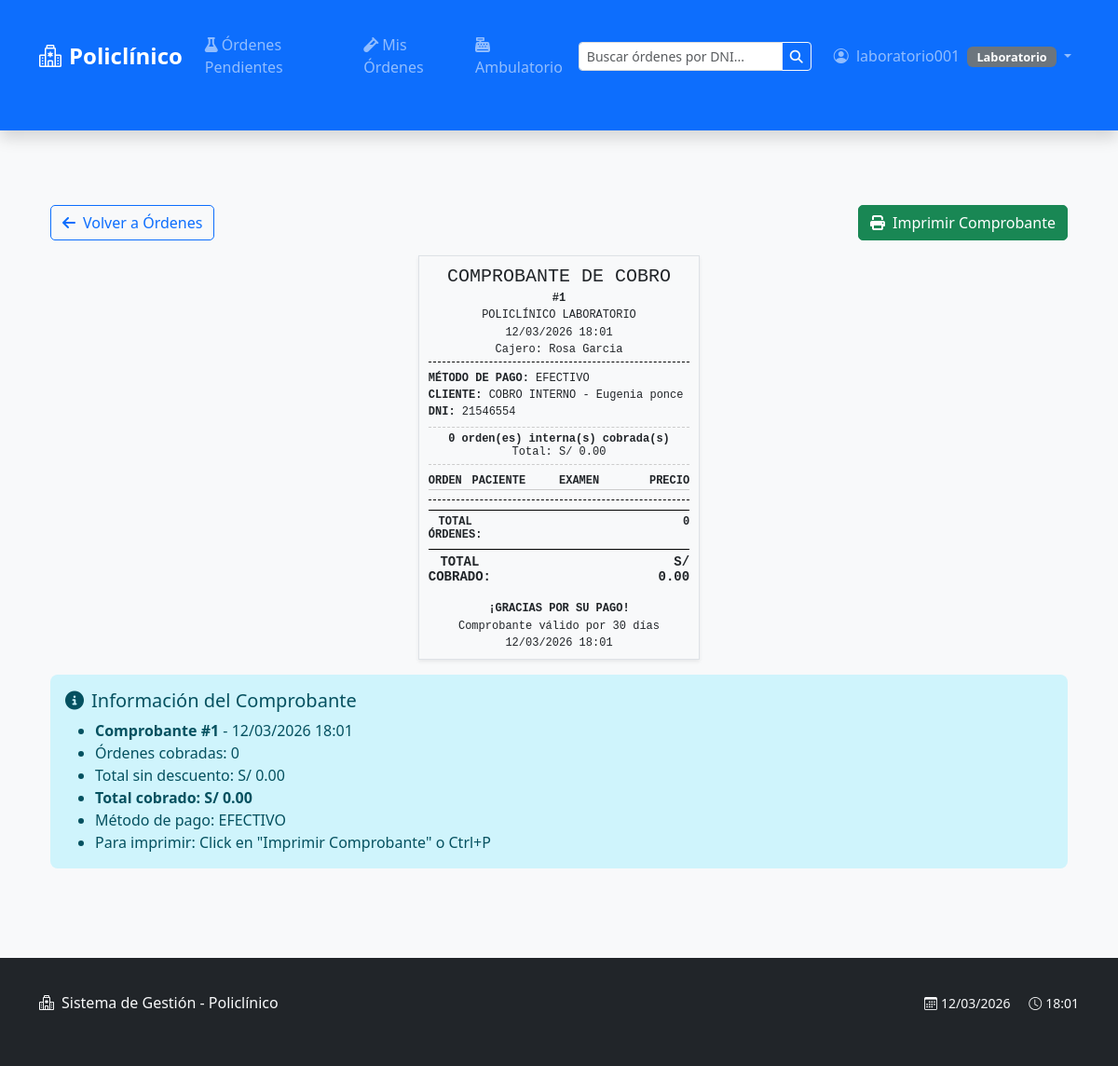
The app's page /consultas/laboratorio/ticket-cobro/1/ (signed in) with its own data.
### consultas/models.py (models this page shows, shortened)
class VentaAmbulatoria(models.Model):
    paciente_dni = models.CharField(max_length=15, verbose_name='DNI del Paciente')
    paciente_nombre = models.CharField(max_length=200, verbose_name='Nombre del Paciente')
    total = models.DecimalField(max_digits=10, decimal_places=2, verbose_name='Total (S/)')
    descuento_aplicado = models.DecimalField(
        max_digits=10,
        decimal_places=2,
        default=0,
        verbose_name='Descuento Aplicado (S/)'
    )
    fecha_creacion = models.DateTimeField(auto_now_add=True)
    usuario = models.ForeignKey(User, on_delete=models.PROTECT, verbose_name='Usuario que registró')
    class Meta:
        verbose_name = 'Venta Ambulatoria'
        verbose_name_plural = 'Ventas Ambulatorias'
        ordering = ['-fecha_creacion']

### consultas/views.py (the view, shortened to what this page needs)
# urls.py: path('laboratorio/ticket-cobro/<int:venta_id>/',views.ticket_cobro_interno,name='ticket_cobro_interno'),
@login_required
@user_passes_test(es_laboratorio)
def ticket_cobro_interno(request, venta_id):
    venta = get_object_or_404(VentaAmbulatoria, id=venta_id)
    datos_cobro = request.session.get('ultimas_ordenes_cobradas', {})
    ordenes_detalles = datos_cobro.get('detalles', [])
    print(f"[DEBUG TICKET] Datos en sesión: {datos_cobro}")
    print(f"[DEBUG TICKET] Descuento en sesión: {datos_cobro.get('descuento', 'NO HAY')}")
    print(f"[DEBUG TICKET] Total en sesión: {datos_cobro.get('total', 'NO HAY')}")
    ordenes_con_precio_correcto = []
    total_sin_descuento = Decimal('0.00')
    total_con_descuento = Decimal('0.00')
    if not ordenes_con_precio_correcto:
        desde = timezone.now() - timedelta(minutes=5)
        ordenes_db = OrdenExamen.objects.filter(
            pagado=True,
            fecha_pago__gte=desde,
            consulta__isnull=False  # Solo internas
        ).select_related('consulta__paciente').order_by('-fecha_pago')
    try:
        descuento_total = Decimal(str(datos_cobro.get('descuento', 0)))
    except:
        descuento_total = Decimal('0.00')
    if descuento_total == 0 and venta.descuento_aplicado > 0:
        descuento_total = Decimal(str(venta.descuento_aplicado))
        print(f"[DEBUG TICKET] Usando descuento de venta: {descuento_total}")
    if descuento_total == 0:
        descuento_total = total_sin_descuento - total_con_descuento
        print(f"[DEBUG TICKET] Calculando descuento: {descuento_total}")
    try:
        total_final_sesion = Decimal(str(datos_cobro.get('total_con_descuento', total_con_descuento)))
        total_final = total_final_sesion
    except:
        total_final = total_con_descuento
    print(f"[DEBUG TICKET] total_sin_descuento: {total_sin_descuento}")
    print(f"[DEBUG TICKET] total_con_descuento: {total_con_descuento}")
    print(f"[DEBUG TICKET] descuento_total: {descuento_total}")
    print(f"[DEBUG TICKET] total_final: {total_final}")
    print(f"[DEBUG TICKET] Descuento de venta: {venta.descuento_aplicado}")
    context = {
        'venta': venta,
        'ordenes': ordenes_con_precio_correcto,
        'total_sin_descuento': total_sin_descuento,
        'descuento_total': descuento_total,
        'total_final': total_final,
        'metodo_pago': datos_cobro.get('metodo_pago', 'EFECTIVO'),
        'fecha': timezone.now(),
        'usuario': request.user,
        'es_cobro_interno': True,
        'cantidad_ordenes': len(ordenes_con_precio_correcto),
    }
    if 'ultimas_ordenes_cobradas' in request.session:
        del request.session['ultimas_ordenes_cobradas']
        request.session.modified = True
    return render(request, 'consultas/laboratorio/ticket_cobro_interno.html', context)

### config/context_processors.py (called while the page is built)
def grupos_usuario(request):
    if request.user.is_authenticated:
        grupos = list(request.user.groups.values_list('name', flat=True))
        return {
            'user_groups': grupos,
            'es_doctor': 'doctores' in grupos,
            'es_recepcion': 'recepcion' in grupos,
            'es_farmacia': 'farmacia' in grupos,
            'es_laboratorio': 'laboratorio' in grupos,
            'es_administrador': 'administrador' in grupos,
            'es_super_user': request.user.is_superuser,
        }
    return {}

### consultas/views.py (called while the page is built)
def es_laboratorio(user):
    return user.groups.filter(name='laboratorio').exists()

### consultas/templates/consultas/laboratorio/ticket_cobro_interno.html (shortened to what this page needs)
{% extends "base.html" %}
{% block content %}
<div class="container mt-3">
    <div class="row mb-3 no-print">
        <div class="col-12">
            <div class="d-flex justify-content-between">
                <a href="{% url 'lista_ordenes_pendientes' %}" class="btn btn-outline-primary">
                    <i class="fas fa-arrow-left me-2"></i>Volver a Órdenes
                </a>
                <button onclick="window.print()" class="btn btn-success">
                    <i class="fas fa-print me-2"></i>Imprimir Comprobante
                </button>
            </div>
        </div>
    </div>
    <div class="ticket border shadow-sm">
        <div class="ticket-header">
            <h5 class="mb-1">COMPROBANTE DE COBRO</h5>
            <p class="mb-1"><strong>#{{ venta.id }}</strong></p>
            <p class="mb-1">POLICLÍNICO LABORATORIO</p>
            <p class="mb-1">{{ fecha|date:"d/m/Y H:i" }}</p>
            <p class="mb-0">Cajero: {{ usuario.get_full_name|default:usuario.username }}</p>
        </div>
        <div class="mb-2">
            <p class="mb-1"><strong>MÉTODO DE PAGO:</strong> {{ metodo_pago }}</p>
            <p class="mb-1"><strong>CLIENTE:</strong> COBRO INTERNO - {{ venta.paciente_nombre }}</p>
            <p class="mb-1"><strong>DNI:</strong> {{ venta.paciente_dni }}</p>
        </div>
        <div class="mb-2 text-center" style="border-top: 1px dashed #ccc; border-bottom: 1px dashed #ccc; padding: 5px 0;">
            <strong>{{ cantidad_ordenes }} orden(es) interna(s) cobrada(s)</strong><br>
            <span>Total: S/ {{ total_sin_descuento|floatformat:2 }}</span>
        </div>
        <div class="mb-2">
            <div class="ticket-item" style="border-bottom: 1px solid #ccc; padding-bottom: 2px;">
                <span class="item-orden"><strong>ORDEN</strong></span>
                <span class="item-paciente"><strong>PACIENTE</strong></span>
                <span class="item-examen"><strong>EXAMEN</strong></span>
                <span class="item-precio"><strong>PRECIO</strong></span>
            </div>
        </div>
        <div class="ticket-footer">
            <div class="ticket-item total-row">
                <span class="item-orden"><strong>TOTAL ÓRDENES:</strong></span>
                <span class="item-paciente"></span>
                <span class="item-examen"></span>
                <span class="item-precio"><strong>{{ cantidad_ordenes }}</strong></span>
            </div>
            <div class="ticket-item total-row" style="font-size: 14px;">
                <span class="item-orden"><strong>TOTAL COBRADO:</strong></span>
                <span class="item-paciente"></span>
                <span class="item-examen"></span>
                <span class="item-precio"><strong>S/ {{ total_final|floatformat:2 }}</strong></span>
            </div>
        </div>
        <div class="text-center mt-3">
            <p class="mb-1"><strong>¡GRACIAS POR SU PAGO!</strong></p>
            <p class="mb-1">Comprobante válido por 30 días</p>
            <p class="mb-0">{{ fecha|date:"d/m/Y H:i" }}</p>
        </div>
    </div>
    <div class="row mt-3 no-print">
        <div class="col-12">
            <div class="alert alert-info">
                <h5><i class="fas fa-info-circle me-2"></i>Información del Comprobante</h5>
                <ul class="mb-0">
                    <li><strong>Comprobante #{{ venta.id }}</strong> - {{ fecha|date:"d/m/Y H:i" }}</li>
                    <li>Órdenes cobradas: {{ cantidad_ordenes }}</li>
                    <li>Total sin descuento: S/ {{ total_sin_descuento|floatformat:2 }}</li>
                    <li><strong>Total cobrado: S/ {{ total_final|floatformat:2 }}</strong></li>
                    <li>Método de pago: {{ metodo_pago }}</li>
                    <li>Para imprimir: Click en "Imprimir Comprobante" o Ctrl+P</li>
                </ul>
            </div>
        </div>
    </div>
</div>
{% endblock %}

### templates/base.html (shortened to what this page needs)
<!DOCTYPE html>
<html lang="es">
<head>
    <link href="https://cdn.jsdelivr.net/npm/bootstrap@5.3.1/dist/css/bootstrap.min.css" rel="stylesheet">
    <link rel="stylesheet" href="https://cdn.jsdelivr.net/npm/bootstrap-icons@1.11.0/font/bootstrap-icons.css">
    <link rel="stylesheet" href="https://cdnjs.cloudflare.com/ajax/libs/font-awesome/6.4.0/css/all.min.css">
    {% load static %}
    <link rel="stylesheet" href="{% static 'css/styles.css' %}">
</head>
<body>
    <nav class="navbar navbar-expand-lg navbar-dark bg-primary shadow">
        <div class="container">
            <a class="navbar-brand" href="{% url 'inicio' %}">
                <i class="bi bi-hospital me-2"></i>Policlínico
            </a>
            <div class="collapse navbar-collapse" id="navbarNav">
                <ul class="navbar-nav me-auto" id="mainNavbar">
                    {% if es_laboratorio %}
                    <li class="nav-item">
                        <a class="nav-link {% if '/laboratorio/ordenes-pendientes' in request.path %}active{% endif %}"
                           href="{% url 'lista_ordenes_pendientes' %}">
                            <i class="fas fa-flask me-1"></i>Órdenes Pendientes
                        </a>
                    </li>
                    <li class="nav-item">
                        <a class="nav-link {% if '/laboratorio/mis-ordenes' in request.path %}active{% endif %}"
                           href="{% url 'mis_ordenes_en_proceso' %}">
                            <i class="fas fa-vial me-1"></i>Mis Órdenes
                        </a>
                    </li>
                    <li class="nav-item">
                        <a class="nav-link {% if '/laboratorio/punto-venta' in request.path %}active{% endif %}"
                           href="{% url 'punto_venta_laboratorio' %}">
                            <i class="fas fa-cash-register me-1"></i>Ambulatorio
                        </a>
                    </li>
                    {% endif %}
                </ul>
                {% if es_laboratorio %}
                <form method="get" action="{% url 'buscar_ordenes_global' %}" class="d-flex me-3">
                    <div class="input-group input-group-sm" style="width: 250px;">
                        <input type="text"
                               name="dni"
                               class="form-control"
                               placeholder="Buscar órdenes por DNI..."
                               value="{{ request.GET.dni|default:'' }}"
                               aria-label="DNI para buscar órdenes">
                        <button class="btn btn-outline-light" type="submit" title="Buscar órdenes">
                            <i class="fas fa-search"></i>
                        </button>
                    </div>
                </form>
                {% endif %}
                <ul class="navbar-nav">
                    {% if user.is_authenticated %}
                    <li class="nav-item dropdown">
                        <a class="nav-link dropdown-toggle" href="#" role="button" data-bs-toggle="dropdown" aria-expanded="false">
                            <i class="bi bi-person-circle me-1"></i>
                            {{ user.username }}
                            <span class="badge
                                {% if es_super_user %}bg-danger
                                {% elif es_administrador %}bg-danger
                                {% elif es_doctor %}bg-success
                                {% elif es_recepcion %}bg-warning
                                {% elif es_farmacia %}bg-info
                                {% elif es_laboratorio %}bg-secondary
                                {% else %}bg-secondary{% endif %} ms-1">
                                {% if es_super_user %}Super Admin
                                {% elif es_administrador %}Admin
                                {% elif es_doctor %}Doctor
                                {% elif es_recepcion %}Recepción
                                {% elif es_farmacia %}Farmacia
                                {% elif es_laboratorio %}Laboratorio
                                {% else %}Usuario{% endif %}
                            </span>
                        </a>
                    </li>
                    {% endif %}
                </ul>
            </div>
        </div>
    </nav>
    <div class="container mt-4">
        {% block content %}{% endblock %}
    </div>
    <footer class="footer mt-auto py-3 bg-dark text-white">
        <div class="container">
            <div class="row">
                <div class="col-md-6">
                    <span class="text-light">
                        <i class="bi bi-hospital me-2"></i>Sistema de Gestión - Policlínico
                    </span>
                </div>
                <div class="col-md-6 text-md-end">
                    <span class="text-light small">
                        <i class="bi bi-calendar3 me-1"></i>{% now "d/m/Y" %}
                        <i class="bi bi-clock ms-3 me-1"></i>{% now "H:i" %}
                    </span>
                </div>
            </div>
        </div>
    </footer>
</body>
</html>

### static/css/styles.css (style rules this page uses)
body { font-family: 'Segoe UI', Tahoma, Geneva, Verdana, sans-serif; background-color: #f8f9fa; }
.navbar-brand { font-weight: 700; font-size: 1.5rem; }
.btn { border-radius: 5px; font-weight: 500; }
.badge { font-size: 0.8em; padding: 5px 10px; }
.alert { border-radius: 8px; border: none; }
.form-control { border-radius: 5px; border: 1px solid #ddd; padding: 10px; }
.container { padding-top: 20px; padding-bottom: 40px; }
.footer { background-color: #343a40; color: white; padding: 20px 0; margin-top: 40px; }

### consultas/templates/consultas/laboratorio/ticket_cobro_interno.html (style rules this page uses)
.ticket { width: 80mm; max-width: 80mm; margin: 0 auto; padding: 10px; font-family: 'Courier New', monospace; font-size: 12px; line-height: 1.2; }
.ticket-header { text-align: center; border-bottom: 1px dashed #000; padding-bottom: 5px; margin-bottom: 10px; }
.ticket-footer { text-align: center; border-top: 1px dashed #000; padding-top: 5px; margin-top: 10px; }
.ticket-item { display: flex; justify-content: space-between; margin-bottom: 3px; padding: 2px 0; }
.item-orden { flex: 1; font-weight: bold; }
.item-paciente { flex: 2; }
.item-examen { flex: 2; }
.item-precio { flex: 1; text-align: right; }
.total-row { font-weight: bold; border-top: 1px solid #000; padding-top: 5px; margin-top: 5px; }

### records on screen
VentaAmbulatoria: id "1", paciente_nombre "Eugenia ponce", paciente_dni "21546554"

### other values on screen
{{ user.username }} "laboratorio001"
{{ usuario.get_full_name|default:usuario.username }} "Rosa Garcia"
{{ metodo_pago }} "EFECTIVO"
{{ cantidad_ordenes }} "0"
{{ total_sin_descuento|floatformat:2 }} "0.00"
{{ total_final|floatformat:2 }} "0.00"
